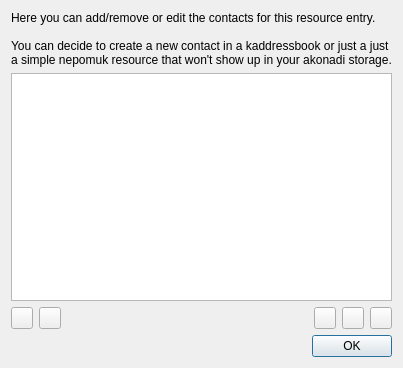
<?xml version="1.0" encoding="UTF-8"?>
<ui version="4.0">
 <class>ContactDialog</class>
 <widget class="QDialog" name="ContactDialog">
  <property name="geometry">
   <rect>
    <x>0</x>
    <y>0</y>
    <width>403</width>
    <height>368</height>
   </rect>
  </property>
  <property name="windowTitle">
   <string>Dialog</string>
  </property>
  <layout class="QVBoxLayout" name="verticalLayout_2">
   <item>
    <widget class="QLabel" name="label">
     <property name="text">
      <string>Here you can add/remove or edit the contacts for this resource entry.

You can decide to create a new contact in a kaddressbook or just a just a simple nepomuk resource that won't show up in your akonadi storage.</string>
     </property>
     <property name="wordWrap">
      <bool>true</bool>
     </property>
    </widget>
   </item>
   <item>
    <layout class="QVBoxLayout" name="verticalLayout">
     <item>
      <widget class="KListWidget" name="klistwidget"/>
     </item>
     <item>
      <layout class="QHBoxLayout" name="horizontalLayout">
       <item>
        <widget class="QPushButton" name="editButton">
         <property name="minimumSize">
          <size>
           <width>22</width>
           <height>22</height>
          </size>
         </property>
         <property name="maximumSize">
          <size>
           <width>22</width>
           <height>22</height>
          </size>
         </property>
         <property name="toolTip">
          <string>Edit contact details</string>
         </property>
         <property name="iconSize">
          <size>
           <width>22</width>
           <height>22</height>
          </size>
         </property>
        </widget>
       </item>
       <item>
        <widget class="QPushButton" name="akonadiExport">
         <property name="sizePolicy">
          <sizepolicy hsizetype="Minimum" vsizetype="Fixed">
           <horstretch>22</horstretch>
           <verstretch>22</verstretch>
          </sizepolicy>
         </property>
         <property name="minimumSize">
          <size>
           <width>22</width>
           <height>22</height>
          </size>
         </property>
         <property name="maximumSize">
          <size>
           <width>22</width>
           <height>22</height>
          </size>
         </property>
         <property name="toolTip">
          <string>Add contact to an akonadi addressbook</string>
         </property>
         <property name="text">
          <string/>
         </property>
         <property name="iconSize">
          <size>
           <width>22</width>
           <height>22</height>
          </size>
         </property>
        </widget>
       </item>
       <item>
        <spacer name="horizontalSpacer">
         <property name="orientation">
          <enum>Qt::Horizontal</enum>
         </property>
         <property name="sizeHint" stdset="0">
          <size>
           <width>40</width>
           <height>20</height>
          </size>
         </property>
        </spacer>
       </item>
       <item>
        <widget class="QPushButton" name="addContactButton">
         <property name="minimumSize">
          <size>
           <width>22</width>
           <height>22</height>
          </size>
         </property>
         <property name="maximumSize">
          <size>
           <width>22</width>
           <height>22</height>
          </size>
         </property>
         <property name="toolTip">
          <string>Create new akonadi contact</string>
         </property>
         <property name="text">
          <string/>
         </property>
         <property name="iconSize">
          <size>
           <width>22</width>
           <height>22</height>
          </size>
         </property>
        </widget>
       </item>
       <item>
        <widget class="QPushButton" name="addResourceButton">
         <property name="minimumSize">
          <size>
           <width>22</width>
           <height>22</height>
          </size>
         </property>
         <property name="maximumSize">
          <size>
           <width>22</width>
           <height>22</height>
          </size>
         </property>
         <property name="toolTip">
          <string>Create new Nepomuk only contact</string>
         </property>
         <property name="iconSize">
          <size>
           <width>22</width>
           <height>22</height>
          </size>
         </property>
        </widget>
       </item>
       <item>
        <widget class="QPushButton" name="removeButton">
         <property name="minimumSize">
          <size>
           <width>22</width>
           <height>22</height>
          </size>
         </property>
         <property name="maximumSize">
          <size>
           <width>22</width>
           <height>22</height>
          </size>
         </property>
         <property name="toolTip">
          <string>Remove contact</string>
         </property>
         <property name="iconSize">
          <size>
           <width>22</width>
           <height>22</height>
          </size>
         </property>
        </widget>
       </item>
      </layout>
     </item>
    </layout>
   </item>
   <item>
    <widget class="QDialogButtonBox" name="buttonBox">
     <property name="orientation">
      <enum>Qt::Horizontal</enum>
     </property>
     <property name="standardButtons">
      <set>QDialogButtonBox::Ok</set>
     </property>
    </widget>
   </item>
  </layout>
 </widget>
 <customwidgets>
  <customwidget>
   <class>KListWidget</class>
   <extends>QListWidget</extends>
   <header>klistwidget.h</header>
  </customwidget>
 </customwidgets>
 <resources/>
 <connections>
  <connection>
   <sender>buttonBox</sender>
   <signal>accepted()</signal>
   <receiver>ContactDialog</receiver>
   <slot>accept()</slot>
   <hints>
    <hint type="sourcelabel">
     <x>248</x>
     <y>254</y>
    </hint>
    <hint type="destinationlabel">
     <x>157</x>
     <y>274</y>
    </hint>
   </hints>
  </connection>
  <connection>
   <sender>buttonBox</sender>
   <signal>rejected()</signal>
   <receiver>ContactDialog</receiver>
   <slot>reject()</slot>
   <hints>
    <hint type="sourcelabel">
     <x>316</x>
     <y>260</y>
    </hint>
    <hint type="destinationlabel">
     <x>286</x>
     <y>274</y>
    </hint>
   </hints>
  </connection>
 </connections>
</ui>
